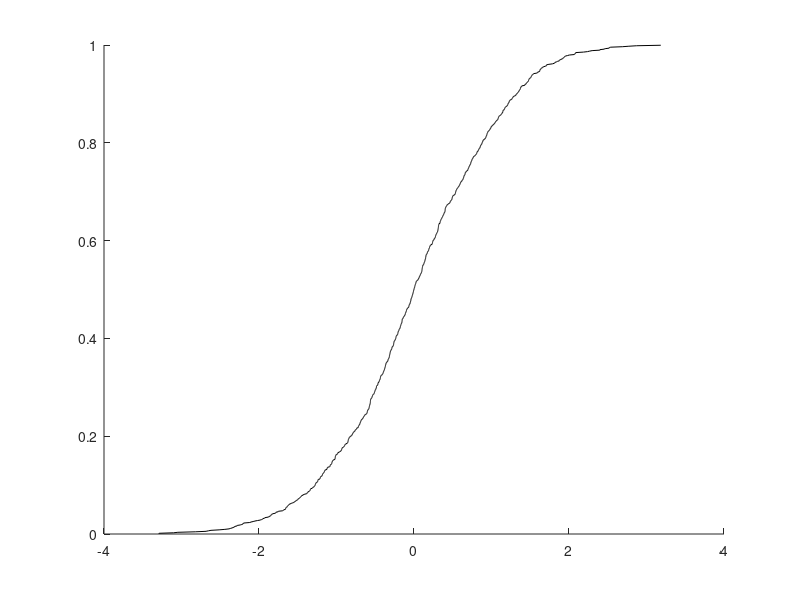

Write MATLAB code to recreate this figure.
function pltCdf(X,Clr,Wgh);

if nargin==0;
    fprintf(1,'Test case\n');
    X=randn(1000,1);
    Clr='k';
    Wgh=[];
elseif nargin==1;
    Clr='k';
    Wgh=[];
elseif nargin==2;
    Wgh=[];
end;

if isempty(Wgh)==0;
    Wgh=round(1000*Wgh/sum(Wgh)); %effective number of points on cdf set to 1000
end;

if isempty(X)==0;
    
    if isempty(Wgh)==0;
        tX=NaN(sum(Wgh),1);
        for i=1:size(X,1);
            if i==1;
                tX(1:Wgh(1))=X(1);
            else
                tX(sum(Wgh(1:i-1))+1:sum(Wgh(1:i-1))+Wgh(i))=X(i);
            end;
        end;
    else
        tX=X;
    end;
    
    n=numel(tX);
    
    t=isnan(tX);
    if sum(t)>0;
        fprintf(1,'pltCdf found NaNs, and is omitting.\n');
    end;
    
    t2X=[NaN(sum(t==1),1);sort(tX(t==0))];
    tY=((1:n)'-0.5)/n;
    
    %plot
    if length(Clr)>1;
        hold on; plot(t2X,tY,'Color',Clr(1),'LineStyle',Clr(2:end));
    else;
        hold on; plot(t2X,tY,'Color',Clr);
    end;
end;

return